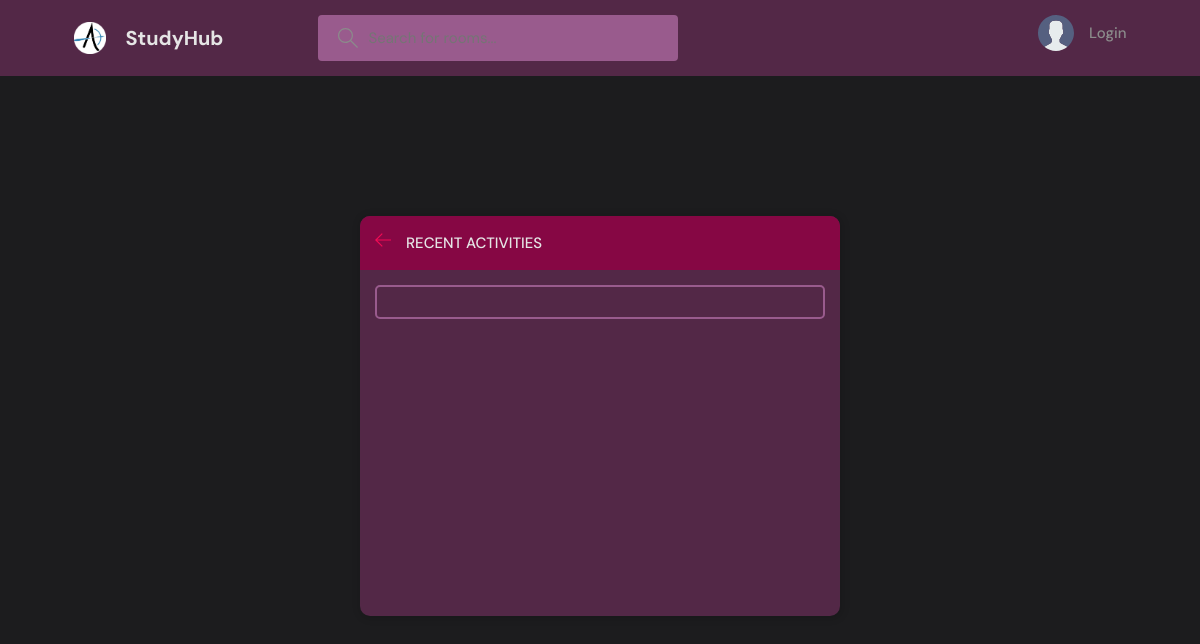
The page /activities on the database as committed earlier.
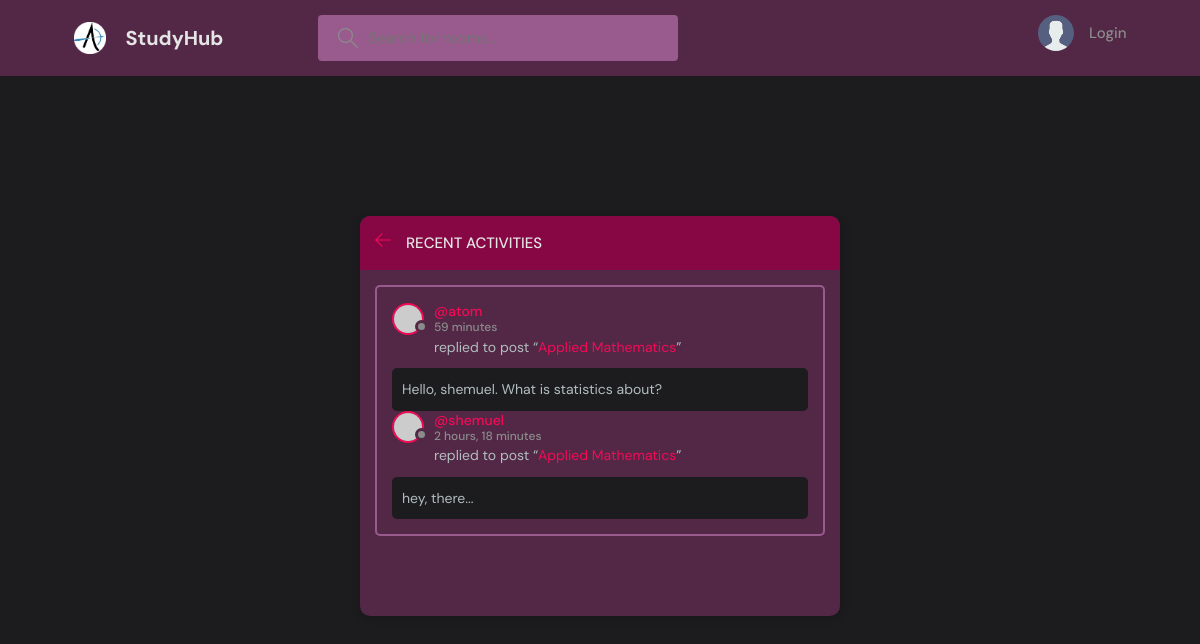
The same page on the database as committed later.
### Rooms/models.py (models this page shows, shortened)
class Post(models.Model): # messages model
    author = models.ForeignKey(User, on_delete=models.CASCADE)
    room = models.ForeignKey(Room, on_delete=models.CASCADE)
    body = models.TextField()
    created_on= models.DateTimeField(auto_now_add=True) # date post created
    updated_on= models.DateTimeField(auto_now=True) # date last edited
    class Meta:
        ordering = ['-updated_on', '-created_on'] # ordered based on those fields

class User(AbstractUser):
    name=models.CharField(max_length = 200, null=True)
    username = models.CharField(max_length = 200, null=True, unique=True)
    email = models.EmailField(null=True, unique=True)
    bio = models.TextField(null=True)
    avatar = models.ImageField(null=True, default="avatar.svg")
    USERNAME_FIELD = 'username'
    REQUIRED_FIELDS = []

class Room(models.Model):
    host = models.ForeignKey(User, on_delete= models.SET_NULL, null=True)
    topic = models.ForeignKey(Topic, on_delete= models.SET_NULL, null=True)
    description = models.TextField(null=True, blank=True) # description of the room
    name = models.CharField(max_length=200) # name of the room
    created = models.DateTimeField(auto_now_add=True) # created once
    updated= models.DateTimeField(auto_now=True) # changed
    participants = models.ManyToManyField(User, related_name='participants', blank=True)
    class Meta:
        ordering = ['-updated', '-created'] # ordered based on those fields
    def __str__(self):
        return str(self.name)

### Rooms/views.py (the view)
# urls.py: path('activities', views.mobileActivitiesPage, name='activities'),
def mobileActivitiesPage(request):
    posts = Post.objects.all()
    context = {'posts': posts}
    return render(request, 'Rooms/activities.html', context)

### Rooms/templates/Rooms/activities.html (shortened to what this page needs)
{% extends 'parent_hub/base.html' %}
{% block content %}
<main class="layout">
    <div class="container">
      <div class="layout__box">
        <div class="layout__boxHeader">
          <div class="layout__boxTitle">
            <a href="{% url 'home' %}">
              <svg version="1.1" xmlns="http://www.w3.org/2000/svg" width="32" height="32" viewBox="0 0 32 32">
                <title>arrow-left</title>
                <path
                  d="M13.723 2.286l-13.723 13.714 13.719 13.714 1.616-1.611-10.96-10.96h27.625v-2.286h-27.625l10.965-10.965-1.616-1.607z"
                ></path>
              </svg>
            </a>
            <h3>Recent Activities</h3>
          </div>
        </div>
        <div class="activities__box">
            {% for post in posts %}
            <div class="activities__boxHeader roomListRoom__header">
              <a href="{% url 'user-profile' post.author.id %}" class="roomListRoom__author">
                <div class="avatar avatar--small">
                  <img src="https://randomuser.me/api/portraits/women/11.jpg" />
                </div>
                <p>@{{post.author}}<span>{{post.created_on|timesince}}</span></p>
              </a>
            </div>
            <div class="activities__boxContent">
              <p>replied to post “<a href="{% url 'room' post.room.id %}">{{post.room}}</a>”</p>
              <div class="activities__boxRoomContent">
                {{post.body}}
            </div>
          </div>
          {% endfor %}
        </div>
      </div>
    </div>
  </main>
{% endblock %}

Rows that differ between the two databases and show on the page:
added Post: author "atom", created_on "59 minutes", room "Applied Mathematics", body "Hello, shemuel. What is statistics about?"
added Post: author "shemuel", created_on "2 hours, 18 minutes", room "Applied Mathematics", body "hey, there..."
